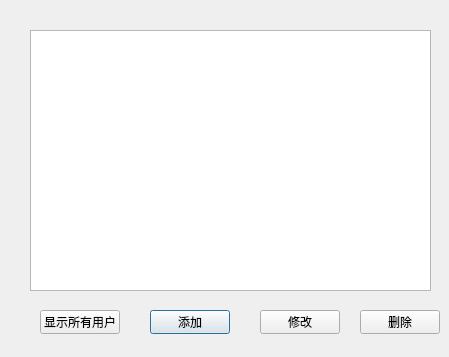
<?xml version="1.0" encoding="UTF-8"?>
<ui version="4.0">
 <class>admin</class>
 <widget class="QDialog" name="admin">
  <property name="geometry">
   <rect>
    <x>0</x>
    <y>0</y>
    <width>449</width>
    <height>357</height>
   </rect>
  </property>
  <property name="windowTitle">
   <string>管理员页面</string>
  </property>
  <widget class="QTableView" name="tableView">
   <property name="geometry">
    <rect>
     <x>30</x>
     <y>30</y>
     <width>401</width>
     <height>261</height>
    </rect>
   </property>
  </widget>
  <widget class="QPushButton" name="pushButton">
   <property name="geometry">
    <rect>
     <x>150</x>
     <y>310</y>
     <width>80</width>
     <height>24</height>
    </rect>
   </property>
   <property name="text">
    <string>添加</string>
   </property>
  </widget>
  <widget class="QPushButton" name="pushButton_2">
   <property name="geometry">
    <rect>
     <x>360</x>
     <y>310</y>
     <width>80</width>
     <height>24</height>
    </rect>
   </property>
   <property name="text">
    <string>删除</string>
   </property>
  </widget>
  <widget class="QPushButton" name="pushButton_3">
   <property name="geometry">
    <rect>
     <x>40</x>
     <y>310</y>
     <width>80</width>
     <height>24</height>
    </rect>
   </property>
   <property name="text">
    <string>显示所有用户</string>
   </property>
  </widget>
  <widget class="QPushButton" name="pushButton_4">
   <property name="geometry">
    <rect>
     <x>260</x>
     <y>310</y>
     <width>80</width>
     <height>24</height>
    </rect>
   </property>
   <property name="text">
    <string>修改</string>
   </property>
  </widget>
 </widget>
 <tabstops>
  <tabstop>tableView</tabstop>
  <tabstop>pushButton_3</tabstop>
  <tabstop>pushButton</tabstop>
  <tabstop>pushButton_4</tabstop>
  <tabstop>pushButton_2</tabstop>
 </tabstops>
 <resources/>
 <connections/>
</ui>
